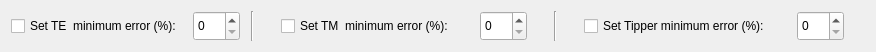
  <widget class="QWidget" name="layoutWidget">
   <property name="geometry">
    <rect>
     <x>10</x>
     <y>569</y>
     <width>876</width>
     <height>34</height>
    </rect>
   </property>
   <layout class="QHBoxLayout" name="horizontalLayout_25">
    <item>
     <layout class="QHBoxLayout" name="horizontalLayout_20">
      <item>
       <widget class="QCheckBox" name="checkBox_te_error">
        <property name="text">
         <string>Set TE  minimum error (%):</string>
        </property>
       </widget>
      </item>
      <item>
       <spacer name="horizontalSpacer_16">
        <property name="orientation">
         <enum>Qt::Horizontal</enum>
        </property>
        <property name="sizeHint" stdset="0">
         <size>
          <width>40</width>
          <height>20</height>
         </size>
        </property>
       </spacer>
      </item>
      <item>
       <widget class="QDoubleSpinBox" name="doubleSpinBox_te_error">
        <property name="minimumSize">
         <size>
          <width>0</width>
          <height>30</height>
         </size>
        </property>
        <property name="maximumSize">
         <size>
          <width>16777215</width>
          <height>30</height>
         </size>
        </property>
        <property name="decimals">
         <number>0</number>
        </property>
        <property name="minimum">
         <double>0.000000000000000</double>
        </property>
        <property name="maximum">
         <double>100.000000000000000</double>
        </property>
        <property name="singleStep">
         <double>1.000000000000000</double>
        </property>
       </widget>
      </item>
      <item>
       <spacer name="horizontalSpacer_51">
        <property name="orientation">
         <enum>Qt::Horizontal</enum>
        </property>
        <property name="sizeHint" stdset="0">
         <size>
          <width>40</width>
          <height>20</height>
         </size>
        </property>
       </spacer>
      </item>
     </layout>
    </item>
    <item>
     <widget class="Line" name="line">
      <property name="orientation">
       <enum>Qt::Vertical</enum>
      </property>
     </widget>
    </item>
    <item>
     <layout class="QHBoxLayout" name="horizontalLayout_22">
      <item>
       <spacer name="horizontalSpacer_18">
        <property name="orientation">
         <enum>Qt::Horizontal</enum>
        </property>
        <property name="sizeHint" stdset="0">
         <size>
          <width>13</width>
          <height>27</height>
         </size>
        </property>
       </spacer>
      </item>
      <item>
       <spacer name="horizontalSpacer_52">
        <property name="orientation">
         <enum>Qt::Horizontal</enum>
        </property>
        <property name="sizeHint" stdset="0">
         <size>
          <width>40</width>
          <height>20</height>
         </size>
        </property>
       </spacer>
      </item>
      <item>
       <widget class="QCheckBox" name="checkBox_tm_error">
        <property name="text">
         <string>Set TM  minimum error (%):</string>
        </property>
       </widget>
      </item>
      <item>
       <spacer name="horizontalSpacer_20">
        <property name="orientation">
         <enum>Qt::Horizontal</enum>
        </property>
        <property name="sizeHint" stdset="0">
         <size>
          <width>40</width>
          <height>20</height>
         </size>
        </property>
       </spacer>
      </item>
      <item>
       <widget class="QDoubleSpinBox" name="doubleSpinBox_tm_error">
        <property name="minimumSize">
         <size>
          <width>0</width>
          <height>30</height>
         </size>
        </property>
        <property name="maximumSize">
         <size>
          <width>16777215</width>
          <height>30</height>
         </size>
        </property>
        <property name="decimals">
         <number>0</number>
        </property>
        <property name="minimum">
         <double>0.000000000000000</double>
        </property>
        <property name="maximum">
         <double>100.000000000000000</double>
        </property>
        <property name="singleStep">
         <double>1.000000000000000</double>
        </property>
       </widget>
      </item>
      <item>
       <spacer name="horizontalSpacer_54">
        <property name="orientation">
         <enum>Qt::Horizontal</enum>
        </property>
        <property name="sizeHint" stdset="0">
         <size>
          <width>40</width>
          <height>20</height>
         </size>
        </property>
       </spacer>
      </item>
     </layout>
    </item>
    <item>
     <spacer name="horizontalSpacer_53">
      <property name="orientation">
       <enum>Qt::Horizontal</enum>
      </property>
      <property name="sizeHint" stdset="0">
       <size>
        <width>40</width>
        <height>20</height>
       </size>
      </property>
     </spacer>
    </item>
    <item>
     <widget class="Line" name="line_2">
      <property name="orientation">
       <enum>Qt::Vertical</enum>
      </property>
     </widget>
    </item>
    <item>
     <layout class="QHBoxLayout" name="horizontalLayout_24">
      <item>
       <spacer name="horizontalSpacer_19">
        <property name="orientation">
         <enum>Qt::Horizontal</enum>
        </property>
        <property name="sizeHint" stdset="0">
         <size>
          <width>13</width>
          <height>27</height>
         </size>
        </property>
       </spacer>
      </item>
      <item>
       <spacer name="horizontalSpacer_55">
        <property name="orientation">
         <enum>Qt::Horizontal</enum>
        </property>
        <property name="sizeHint" stdset="0">
         <size>
          <width>40</width>
          <height>20</height>
         </size>
        </property>
       </spacer>
      </item>
      <item>
       <widget class="QCheckBox" name="checkBox_tipper_error">
        <property name="text">
         <string>Set Tipper minimum error (%):</string>
        </property>
       </widget>
      </item>
      <item>
       <spacer name="horizontalSpacer_30">
        <property name="orientation">
         <enum>Qt::Horizontal</enum>
        </property>
        <property name="sizeHint" stdset="0">
         <size>
          <width>40</width>
          <height>20</height>
         </size>
        </property>
       </spacer>
      </item>
      <item>
       <widget class="QDoubleSpinBox" name="doubleSpinBox_tipper_error">
        <property name="minimumSize">
         <size>
          <width>0</width>
          <height>30</height>
         </size>
        </property>
        <property name="maximumSize">
         <size>
          <width>16777215</width>
          <height>30</height>
         </size>
        </property>
        <property name="decimals">
         <number>0</number>
        </property>
        <property name="minimum">
         <double>0.000000000000000</double>
        </property>
        <property name="maximum">
         <double>100.000000000000000</double>
        </property>
        <property name="singleStep">
         <double>1.000000000000000</double>
        </property>
       </widget>
      </item>
      <item>
       <spacer name="horizontalSpacer_56">
        <property name="orientation">
         <enum>Qt::Horizontal</enum>
        </property>
        <property name="sizeHint" stdset="0">
         <size>
          <width>40</width>
          <height>20</height>
         </size>
        </property>
       </spacer>
      </item>
     </layout>
    </item>
   </layout>
  </widget>
